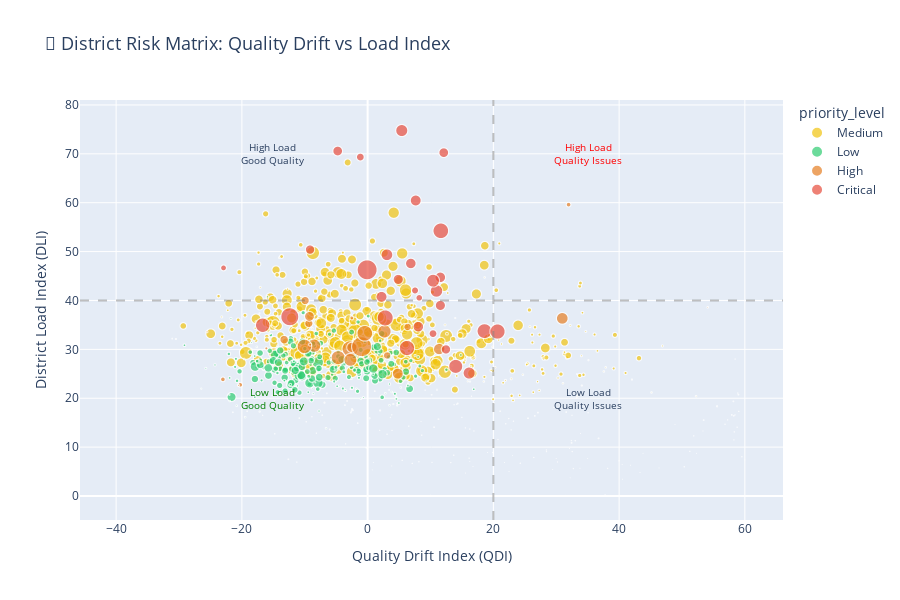

The notebook cell saved with this chart:
### Code cell
# ============================================================================
# PLOTLY HEATMAP 3: ANOMALY SCATTER MAP
# ============================================================================

# Create scatter plot for anomaly visualization
fig3 = px.scatter(
    governance_df,
    x='QDI',
    y='DLI',
    size='total_auth_sum',
    color='priority_level',
    color_discrete_map={
        'Low': '#2ecc71',
        'Medium': '#f1c40f',
        'High': '#e67e22',
        'Critical': '#e74c3c'
    },
    hover_name='district',
    hover_data={
        'state': True,
        'QDI': ':.2f',
        'DLI': ':.2f',
        'surge_score': ':.2f',
        'is_anomaly': True,
        'total_auth_sum': ':,.0f'
    },
    title='🎯 District Risk Matrix: Quality Drift vs Load Index',
    labels={
        'QDI': 'Quality Drift Index (QDI)',
        'DLI': 'District Load Index (DLI)'
    }
)

# Add quadrant lines
fig3.add_hline(y=40, line_dash="dash", line_color="gray", opacity=0.5)
fig3.add_vline(x=20, line_dash="dash", line_color="gray", opacity=0.5)

# Add annotations for quadrants
fig3.add_annotation(x=-15, y=70, text="High Load<br>Good Quality", showarrow=False, font_size=10)
fig3.add_annotation(x=35, y=70, text="High Load<br>Quality Issues", showarrow=False, font_size=10, font_color="red")
fig3.add_annotation(x=-15, y=20, text="Low Load<br>Good Quality", showarrow=False, font_size=10, font_color="green")
fig3.add_annotation(x=35, y=20, text="Low Load<br>Quality Issues", showarrow=False, font_size=10)

fig3.update_layout(
    height=600,
    width=900,
    title_font_size=18
)

fig3.show()
fig3.write_html(str(BASE_PATH / 'district_risk_matrix.html'))
print("✅ Interactive risk matrix saved as 'district_risk_matrix.html'")

### Figure 1 — Plotly figure (JSON) as saved in the notebook; plotly's stock layout.template omitted (floating-point values rounded to 4 significant figures; data arrays with more than 128 entries replaced by an {"elided": "..."} marker saying what was removed)
{"data": [{"customdata": {"elided": "599x4 mixed values"}, "hovertemplate": "<b>%{hovertext}</b><br><br>priority_level=Medium<br>Quality Drift Index (QDI)=%{x:.2f}<br>District Load Index (DLI)=%{y:.2f}<br>total_auth_sum=%{customdata[3]:,.0f}<br>state=%{customdata[0]}<br>surge_score=%{customdata[1]:.2f}<br>is_anomaly=%{customdata[2]}<extra></extra>", "hovertext": {"elided": "599 str values"}, "legendgroup": "Medium", "marker": {"color": "#f1c40f", "size": {"elided": "599 float values"}, "sizemode": "area", "sizeref": 2872.0, "symbol": "circle"}, "mode": "markers", "name": "Medium", "showlegend": true, "type": "scattergl", "x": {"elided": "599 float values"}, "xaxis": "x", "y": {"elided": "599 float values"}, "yaxis": "y"}, {"customdata": {"elided": "434x4 mixed values"}, "hovertemplate": "<b>%{hovertext}</b><br><br>priority_level=Low<br>Quality Drift Index (QDI)=%{x:.2f}<br>District Load Index (DLI)=%{y:.2f}<br>total_auth_sum=%{customdata[3]:,.0f}<br>state=%{customdata[0]}<br>surge_score=%{customdata[1]:.2f}<br>is_anomaly=%{customdata[2]}<extra></extra>", "hovertext": {"elided": "434 str values"}, "legendgroup": "Low", "marker": {"color": "#2ecc71", "size": {"elided": "434 float values"}, "sizemode": "area", "sizeref": 2872.0, "symbol": "circle"}, "mode": "markers", "name": "Low", "showlegend": true, "type": "scattergl", "x": {"elided": "434 float values"}, "xaxis": "x", "y": {"elided": "434 float values"}, "yaxis": "y"}, {"customdata": [["Andhra Pradesh", 53.47, 1, 186539], ["Andhra Pradesh", 134.4, 1, 511332], ["Andhra Pradesh", 129.2, 1, 607778], ["Chhattisgarh", 1.71, 1, 312], ["Chhattisgarh", 45.3, 0, 5476], ["Chhattisgarh", 61.95, 1, 46293], ["Chhattisgarh", 116.2, 1, 337690], ["Delhi", 70.56, 1, 367025], ["Delhi", 41.78, 1, 61201], ["Delhi", 88.01, 1, 509552], ["Gujarat", 146.6, 1, 742686], ["Haryana", 67.61, 1, 158312], ["Haryana", 49.81, 1, 151478], ["Jammu and Kashmir", 56.88, 1, 27087], ["Madhya Pradesh", 78, 1, 271797], ["Madhya Pradesh", 56.39, 1, 61037], ["Madhya Pradesh", 82.33, 1, 300714], ["Madhya Pradesh", 58.5, 1, 206573], ["Madhya Pradesh", 68.28, 1, 193369], ["Maharashtra", 216.3, 1, 1148723], ["Maharashtra", 61.84, 0, 59797], ["Maharashtra", 113.5, 1, 577546], ["Mizoram", 8.68, 1, 27274], ["Mizoram", 44.18, 1, 12800], ["Mizoram", -1.27, 1, 12741], ["Rajasthan", 41.75, 0, 518], ["Rajasthan", 181.5, 1, 713970], ["Uttar Pradesh", 116.6, 1, 472222], ["West Bengal", 118.9, 0, 389643]], "hovertemplate": "<b>%{hovertext}</b><br><br>priority_level=High<br>Quality Drift Index (QDI)=%{x:.2f}<br>District Load Index (DLI)=%{y:.2f}<br>total_auth_sum=%{customdata[3]:,.0f}<br>state=%{customdata[0]}<br>surge_score=%{customdata[1]:.2f}<br>is_anomaly=%{customdata[2]}<extra></extra>", "hovertext": ["Ananthapuramu", "East Godavari", "Kurnool", "ManendragarhChirmiriBharatpur", "Manendragarh–Chirmiri–Bharatpur", "Narayanpur", "Rajnandgaon", "East Delhi", "North East", "South Delhi", "Ahmedabad", "Mewat", "Palwal", "Shupiyan", "Barwani", "Harda", "Morena", "Sidhi", "Singrauli", "Pune", "Raigad", "Yavatmal", "Champhai", "Mamit", "Serchhip", "Beawar", "Jaipur", "Sitapur", "Uttar Dinajpur"], "legendgroup": "High", "marker": {"color": "#e67e22", "size": [186500.0, 511300.0, 607800.0, 312.0, 5476.0, 46290.0, 337700.0, 367000.0, 61200.0, 509600.0, 742700.0, 158300.0, 151500.0, 27090.0, 271800.0, 61040.0, 300700.0, 206600.0, 193400.0, 1149000.0, 59800.0, 577500.0, 27270.0, 12800.0, 12740.0, 518.0, 714000.0, 472200.0, 389600.0], "sizemode": "area", "sizeref": 2872.0, "symbol": "circle"}, "mode": "markers", "name": "High", "showlegend": true, "type": "scattergl", "x": [-9.35, -8.51, -10.05, -39.68, 54.1, -2.52, 4.8, 11.38, -20.26, 2.68, -2.79, 3.1, 6.36, -9.13, -9.25, -23.02, -2.52, -13.27, -9.93, -0.96, 31.96, -4.68, -16.11, -25.56, -20.54, 58.46, -0.45, -2.74, 30.96], "xaxis": "x", "y": [35.31, 30.75, 30.61, 0.0, 38.6, 36.43, 25.03, 30.06, 22.74, 33.67, 30.1, 28.75, 34.58, 30.97, 36.75, 23.86, 30.4, 31.98, 39.99, 30.55, 59.61, 28.3, 30.2, 33.59, 22.64, 28.02, 33.28, 27.85, 36.34], "yaxis": "y"}, {"customdata": [["Bihar", 118.9, 1, 319945], ["Bihar", 135.3, 1, 433305], ["Chhattisgarh", 103.9, 1, 146498], ["Chhattisgarh", 90.09, 1, 133740], ["Chhattisgarh", 98.48, 1, 261644], ["Delhi", 76.65, 1, 174484], ["Delhi", 104.6, 1, 339282], ["Delhi", 117.1, 1, 745322], ["Delhi", 89.34, 1, 463205], ["Gujarat", 107.0, 1, 709867], ["Haryana", 89.8, 1, 318573], ["Haryana", 66.33, 1, 180777], ["Karnataka", 128.4, 1, 666157], ["Madhya Pradesh", 64.14, 1, 98567], ["Madhya Pradesh", 104.7, 1, 259938], ["Maharashtra", 148.9, 1, 598387], ["Maharashtra", 167.7, 1, 918359], ["Maharashtra", 232.8, 1, 1140683], ["Punjab", 77.3, 1, 284437], ["Uttar Pradesh", 109, 1, 420243], ["Uttar Pradesh", 81, 1, 271367], ["Uttar Pradesh", 93.94, 1, 483686], ["Uttar Pradesh", 94.85, 1, 350176], ["Uttar Pradesh", 83.94, 1, 308592], ["Uttar Pradesh", 63.75, 1, 308515], ["Uttar Pradesh", 79.65, 1, 398198], ["Uttar Pradesh", 80.23, 1, 330457], ["West Bengal", 188.9, 1, 651643], ["West Bengal", 218.5, 1, 559881], ["West Bengal", 142.2, 1, 675773]], "hovertemplate": "<b>%{hovertext}</b><br><br>priority_level=Critical<br>Quality Drift Index (QDI)=%{x:.2f}<br>District Load Index (DLI)=%{y:.2f}<br>total_auth_sum=%{customdata[3]:,.0f}<br>state=%{customdata[0]}<br>surge_score=%{customdata[1]:.2f}<br>is_anomaly=%{customdata[2]}<extra></extra>", "hovertext": ["Kishanganj", "West Champaran", "Kawardha", "Kondagaon", "Mahasamund", "North Delhi", "North East Delhi", "North West Delhi", "West Delhi", "Surat", "Faridabad", "Panipat", "Bengaluru", "Burhanpur", "Ratlam", "Mumbai", "Nashik", "Thane", "Amritsar", "Aligarh", "Firozabad", "Ghaziabad", "Moradabad", "Pilibhit", "Rampur", "Saharanpur", "Shahjahanpur", "Murshidabad", "North 24 Parganas", "South 24 Parganas"], "legendgroup": "Critical", "marker": {"color": "#e74c3c", "size": [319900.0, 433300.0, 146500.0, 133700.0, 261600.0, 174500.0, 339300.0, 745300.0, 463200.0, 709900.0, 318600.0, 180800.0, 666200.0, 98570.0, 259900.0, 598400.0, 918400.0, 1141000.0, 284400.0, 420200.0, 271400.0, 483700.0, 350200.0, 308600.0, 308500.0, 398200.0, 330500.0, 651600.0, 559900.0, 675800.0], "sizemode": "area", "sizeref": 2872.0, "symbol": "circle"}, "mode": "markers", "name": "Critical", "showlegend": true, "type": "scattergl", "x": [8.06, 16.15, 7.54, 8.21, 12.46, 10.4, 2.21, 2.8, 10.95, 11.64, 11.56, -1.16, 6.26, -22.92, -9.16, -16.69, -12.38, -0.08, -4.76, 5.43, 12.11, 10.41, 7.65, 4.87, 11.57, 3.07, 6.87, 18.59, 14.01, 20.66], "xaxis": "x", "y": [34.64, 25.15, 42.05, 40.54, 29.99, 33.22, 40.74, 36.43, 41.94, 54.25, 44.73, 69.34, 30.27, 46.66, 50.4, 34.93, 36.67, 46.27, 70.57, 74.76, 70.24, 44.05, 60.45, 44.31, 38.99, 49.34, 47.57, 33.73, 26.52, 33.64], "yaxis": "y"}], "layout": {"annotations": [{"font": {"size": 10}, "showarrow": false, "text": "High Load<br>Good Quality", "x": -15, "y": 70}, {"font": {"color": "red", "size": 10}, "showarrow": false, "text": "High Load<br>Quality Issues", "x": 35, "y": 70}, {"font": {"color": "green", "size": 10}, "showarrow": false, "text": "Low Load<br>Good Quality", "x": -15, "y": 20}, {"font": {"size": 10}, "showarrow": false, "text": "Low Load<br>Quality Issues", "x": 35, "y": 20}], "height": 600, "legend": {"itemsizing": "constant", "title": {"text": "priority_level"}, "tracegroupgap": 0}, "shapes": [{"line": {"color": "gray", "dash": "dash"}, "opacity": 0.5, "type": "line", "x0": 0, "x1": 1, "xref": "x domain", "y0": 40, "y1": 40, "yref": "y"}, {"line": {"color": "gray", "dash": "dash"}, "opacity": 0.5, "type": "line", "x0": 20, "x1": 20, "xref": "x", "y0": 0, "y1": 1, "yref": "y domain"}], "title": {"font": {"size": 18}, "text": "🎯 District Risk Matrix: Quality Drift vs Load Index"}, "width": 900, "xaxis": {"anchor": "y", "domain": [0, 1], "title": {"text": "Quality Drift Index (QDI)"}}, "yaxis": {"anchor": "x", "domain": [0, 1], "title": {"text": "District Load Index (DLI)"}}}}
